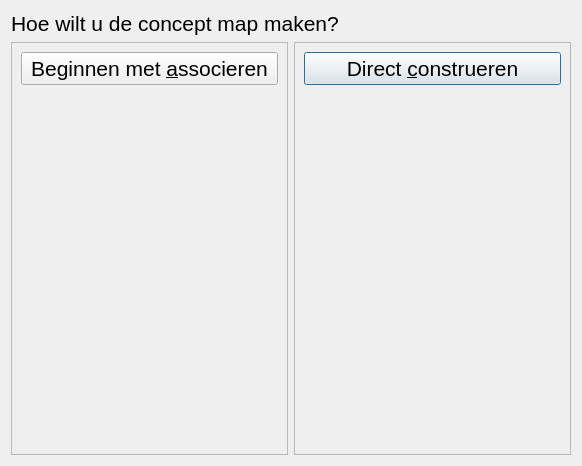
<?xml version="1.0" encoding="UTF-8"?>
<ui version="4.0">
 <class>QtStudentStartDialog</class>
 <widget class="QDialog" name="QtStudentStartDialog">
  <property name="geometry">
   <rect>
    <x>0</x>
    <y>0</y>
    <width>582</width>
    <height>466</height>
   </rect>
  </property>
  <property name="font">
   <font>
    <pointsize>16</pointsize>
    <weight>50</weight>
    <bold>false</bold>
   </font>
  </property>
  <property name="windowTitle">
   <string>Mijn persoonlijke werktheorie, programma voor de student</string>
  </property>
  <property name="windowIcon">
   <iconset>
    <normaloff>:/images/PicArrow14x14.png</normaloff>:/images/PicArrow14x14.png</iconset>
  </property>
  <layout class="QGridLayout" name="gridLayout">
   <item row="3" column="1" rowspan="3">
    <widget class="QFrame" name="frame_2">
     <property name="frameShape">
      <enum>QFrame::StyledPanel</enum>
     </property>
     <property name="frameShadow">
      <enum>QFrame::Raised</enum>
     </property>
     <layout class="QVBoxLayout" name="verticalLayout_2">
      <item>
       <widget class="QPushButton" name="button_start_construct">
        <property name="text">
         <string>Direct &amp;construeren</string>
        </property>
       </widget>
      </item>
      <item>
       <widget class="QLabel" name="label_2">
        <property name="text">
         <string/>
        </property>
        <property name="pixmap">
         <pixmap resource="BrainWeaver.qrc">:/BrainWeaver/pics/ConceptMapEdit.png</pixmap>
        </property>
        <property name="alignment">
         <set>Qt::AlignBottom|Qt::AlignHCenter</set>
        </property>
       </widget>
      </item>
     </layout>
    </widget>
   </item>
   <item row="3" column="0" rowspan="3">
    <widget class="QFrame" name="frame">
     <property name="frameShape">
      <enum>QFrame::StyledPanel</enum>
     </property>
     <property name="frameShadow">
      <enum>QFrame::Raised</enum>
     </property>
     <layout class="QVBoxLayout" name="verticalLayout">
      <item>
       <widget class="QPushButton" name="button_start_associate">
        <property name="text">
         <string>Beginnen met &amp;associeren</string>
        </property>
       </widget>
      </item>
      <item>
       <widget class="QLabel" name="label">
        <property name="text">
         <string/>
        </property>
        <property name="pixmap">
         <pixmap resource="BrainWeaver.qrc">:/BrainWeaver/pics/Cluster.png</pixmap>
        </property>
        <property name="alignment">
         <set>Qt::AlignCenter</set>
        </property>
       </widget>
      </item>
      <item>
       <widget class="QLabel" name="label_3">
        <property name="text">
         <string/>
        </property>
        <property name="pixmap">
         <pixmap resource="BrainWeaver.qrc">:/BrainWeaver/pics/ConceptMapEdit.png</pixmap>
        </property>
        <property name="alignment">
         <set>Qt::AlignCenter</set>
        </property>
       </widget>
      </item>
     </layout>
    </widget>
   </item>
   <item row="1" column="0" colspan="2">
    <widget class="QLabel" name="label_4">
     <property name="sizePolicy">
      <sizepolicy hsizetype="Preferred" vsizetype="Maximum">
       <horstretch>0</horstretch>
       <verstretch>0</verstretch>
      </sizepolicy>
     </property>
     <property name="text">
      <string>Hoe wilt u de concept map maken?</string>
     </property>
     <property name="alignment">
      <set>Qt::AlignLeading|Qt::AlignLeft|Qt::AlignVCenter</set>
     </property>
    </widget>
   </item>
  </layout>
 </widget>
 <tabstops>
  <tabstop>button_start_associate</tabstop>
  <tabstop>button_start_construct</tabstop>
 </tabstops>
 <resources>
  <include location="BrainWeaver.qrc"/>
 </resources>
 <connections/>
</ui>
